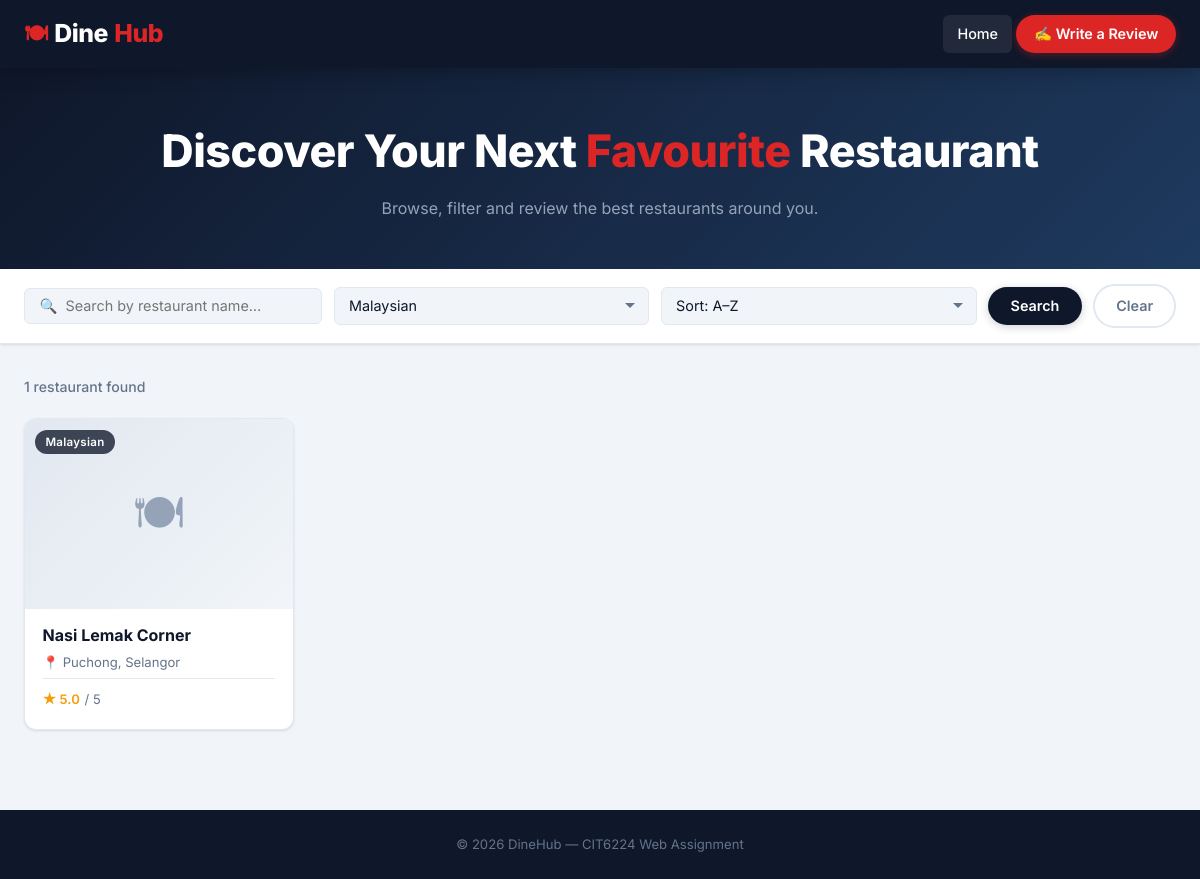
The page /index.php?cuisine=Malaysian on the database its author committed.
### tables this page shows
CREATE TABLE IF NOT EXISTS restaurants (
    id INT AUTO_INCREMENT PRIMARY KEY,
    name VARCHAR(100) NOT NULL,
    cuisine_type VARCHAR(50) NOT NULL,
    location VARCHAR(150) NOT NULL,
    description TEXT,
    opening_hours VARCHAR(100),
    image VARCHAR(255) DEFAULT 'default.jpg',
    created_at TIMESTAMP DEFAULT CURRENT_TIMESTAMP
);

### index.php (the view, shortened to what this page needs)
<?php
require_once 'db.php';
$search  = isset($_GET['search'])  ? trim($_GET['search'])  : '';
$cuisine = isset($_GET['cuisine']) ? trim($_GET['cuisine']) : '';
$sort    = isset($_GET['sort'])    ? trim($_GET['sort'])    : 'name_asc';
$conditions = [];
$params     = [];
if ($cuisine !== '') {
    $conditions[] = 'r.cuisine_type = :cuisine';
    $params[':cuisine'] = $cuisine;
}
$where = count($conditions) > 0
    ? 'WHERE ' . implode(' AND ', $conditions)
    : '';
$orderBy = match($sort) {
    'rating_desc' => 'avg_rating DESC NULLS LAST',
    'name_asc'    => 'r.name ASC',
    default       => 'r.name ASC',
};
$sql = "
    SELECT r.id, r.name, r.cuisine_type, r.location, r.image,
           ROUND(avg_sub.avg_rating, 1) AS avg_rating
    FROM   restaurants r
    LEFT JOIN (
        SELECT restaurant_id, AVG(rating) AS avg_rating
        FROM   reviews
        GROUP  BY restaurant_id
    ) avg_sub ON avg_sub.restaurant_id = r.id
    $where
    ORDER BY $orderBy
";
$stmt = $pdo->prepare($sql);
$stmt->execute($params);
$restaurants = $stmt->fetchAll();
$cuisineStmt = $pdo->query("SELECT DISTINCT cuisine_type FROM restaurants ORDER BY cuisine_type");
$cuisines    = $cuisineStmt->fetchAll(PDO::FETCH_COLUMN);
require_once 'includes/header.php';
?>
<section class="hero">
    <h1>Discover Your Next <span>Favourite</span> Restaurant</h1>
    <p>Browse, filter and review the best restaurants around you.</p>
</section>
<div class="filter-bar">
    <form class="filter-inner" method="get" action="index.php">
        <input type="text"
               name="search"
               placeholder="🔍  Search by restaurant name…"
               value="<?= htmlspecialchars($search) ?>">
        <select name="cuisine">
            <?php foreach ($cuisines as $c): ?>
                <option value="<?= htmlspecialchars($c) ?>"
                    <?= $cuisine === $c ? 'selected' : '' ?>>
                    <?= htmlspecialchars($c) ?>
                </option>
            <?php endforeach; ?>
        </select>
        <select name="sort">
            <option value="name_asc"    <?= $sort === 'name_asc'    ? 'selected' : '' ?>>Sort: A–Z</option>
        </select>
        <button type="submit" class="btn btn-search">Search</button>
        <?php if ($search !== '' || $cuisine !== '' || $sort !== 'name_asc'): ?>
            <a href="index.php" class="btn btn-ghost">Clear</a>
        <?php endif; ?>
    </form>
</div>
<div class="main-container">
    <div class="results-meta">
        <span class="count">
            <?= count($restaurants) ?> restaurant<?= count($restaurants) !== 1 ? 's' : '' ?> found
        </span>
    </div>
    <?php if (count($restaurants) === 0): ?>
        <div class="empty-state">
            <div class="empty-icon">🍽</div>
            <h3>No restaurants found</h3>
            <p>Try a different search term or <a href="index.php">clear all filters</a>.</p>
        </div>
    <?php else: ?>
        <div class="card-grid">
            <?php foreach ($restaurants as $row): ?>
                <a class="card" href="restaurant.php?id=<?= (int) $row['id'] ?>">
                    <div class="card-img-wrap">
                        <?php if (!empty($row['image']) && file_exists(__DIR__ . '/uploads/' . $row['image'])): ?>
                            <img src="uploads/<?= htmlspecialchars($row['image']) ?>"
                                 alt="<?= htmlspecialchars($row['name']) ?>">
                        <?php else: ?>
                            <div class="no-image">🍽</div>
                        <?php endif; ?>
                        <span class="card-badge"><?= htmlspecialchars($row['cuisine_type']) ?></span>
                    </div>
                    <div class="card-body">
                        <div class="card-name"><?= htmlspecialchars($row['name']) ?></div>
                        <div class="card-location">
                            📍 <?= htmlspecialchars($row['location']) ?>
                        </div>
                        <div class="card-rating">
                            <?php if ($row['avg_rating'] !== null): ?>
                                ★ <?= $row['avg_rating'] ?> <span style="color:var(--text-muted);font-weight:400">/ 5</span>
                            <?php else: ?>
                                <span class="no-rating">No reviews yet</span>
                            <?php endif; ?>
                        </div>
                    </div>
                </a>
            <?php endforeach; ?>
        </div>
    <?php endif; ?>
</div>
<?php require_once 'includes/footer.php'; ?>

### style.css (style rules this page uses)
:root { --navy: #0f172a; --navy-mid: #1e293b; --red: #dc2626; --red-dark: #b91c1c; --red-light: #fef2f2; --amber: #f59e0b; --green: #16a34a; --green-light: #f0fdf4; --bg: #f1f5f9; --surface: #ffffff; --border: #e2e8f0; --text: #0f172a; --text-muted: #64748b; --radius-sm: 6px; --radius: 12px; --radius-lg: 20px; --shadow-sm: 0 1px 3px rgba(0,0,0,.08), 0 1px 2px rgba(0,0,0,.04); --shadow: 0 4px 16px rgba(0,0,0,.08), 0 2px 6px rgba(0,0,0,.04); --shadow-lg: 0 12px 40px rgba(0,0,0,.12), 0 4px 12px rgba(0,0,0,.06); --transition: 0.22s ease; --nav-height: 68px; }
*, *::before, *::after { box-sizing: border-box; margin: 0; padding: 0; }
html { scroll-behavior: smooth; }
body { font-family: 'Inter', 'Segoe UI', Arial, sans-serif; background: var(--bg); color: var(--text); line-height: 1.6; padding-top: var(--nav-height); }
a { text-decoration: none; color: inherit; }
.hero { background: linear-gradient(135deg, var(--navy) 0%, #1e3a5f 100%); color: #fff; padding: 3rem 1.5rem; text-align: center; }
.hero h1 { font-size: clamp(1.8rem, 4vw, 2.8rem); font-weight: 800; letter-spacing: -0.5px; margin-bottom: 0.5rem; }
.hero h1 span { color: var(--red); }
.hero p { color: #94a3b8; font-size: 1rem; max-width: 480px; margin: 0 auto; }
.filter-bar { background: var(--surface); border-bottom: 1px solid var(--border); box-shadow: var(--shadow-sm); position: sticky; top: var(--nav-height); z-index: 100; }
.filter-inner { max-width: 1200px; margin: 0 auto; padding: 0.9rem 1.5rem; display: flex; gap: 0.7rem; flex-wrap: wrap; align-items: center; }
.filter-inner input[type="text"], .filter-inner select { padding: 0.55rem 0.9rem; border: 1.5px solid var(--border); border-radius: var(--radius-sm); font-size: 0.9rem; font-family: inherit; color: var(--text); background: var(--bg); flex: 1; min-width: 150px; transition: border-color var(--transition), box-shadow var(--transition); appearance: none; -webkit-appearance: none; }
.filter-inner select { background-repeat: no-repeat; background-position: right 0.75rem center; padding-right: 2rem; }
.btn { display: inline-flex; align-items: center; gap: 0.35rem; padding: 0.55rem 1.3rem; border-radius: 100px; font-size: 0.9rem; font-weight: 600; font-family: inherit; cursor: pointer; border: 2px solid transparent; transition: background var(--transition), color var(--transition), transform var(--transition), box-shadow var(--transition), border-color var(--transition); white-space: nowrap; text-decoration: none; }
.btn-ghost { background: transparent; color: var(--text-muted); border-color: var(--border); }
.btn-search { background: var(--navy); color: #fff; box-shadow: 0 2px 8px rgba(15,23,42,.2); }
.main-container { max-width: 1200px; margin: 0 auto; padding: 2rem 1.5rem; }
.results-meta { display: flex; align-items: center; justify-content: space-between; margin-bottom: 1.25rem; flex-wrap: wrap; gap: 0.5rem; }
.results-meta .count { font-size: 0.88rem; color: var(--text-muted); font-weight: 500; }
.card-grid { display: grid; grid-template-columns: repeat(auto-fill, minmax(260px, 1fr)); gap: 1.5rem; }
.card { background: var(--surface); border-radius: var(--radius); overflow: hidden; box-shadow: var(--shadow-sm); border: 1px solid var(--border); transition: transform var(--transition), box-shadow var(--transition); display: flex; flex-direction: column; color: inherit; text-decoration: none; }
.card-img-wrap { position: relative; overflow: hidden; height: 190px; flex-shrink: 0; }
.card-img-wrap .no-image { width: 100%; height: 100%; background: linear-gradient(135deg, #e2e8f0, #f1f5f9); display: flex; align-items: center; justify-content: center; font-size: 3rem; color: #94a3b8; }
.card-badge { position: absolute; top: 0.65rem; left: 0.65rem; background: rgba(15, 23, 42, 0.78); backdrop-filter: blur(6px); color: #fff; font-size: 0.72rem; font-weight: 600; padding: 3px 10px; border-radius: 100px; letter-spacing: 0.3px; }
.card-body { padding: 1rem 1.1rem 1.2rem; flex: 1; display: flex; flex-direction: column; gap: 0.35rem; }
.card-name { font-size: 1rem; font-weight: 700; color: var(--text); line-height: 1.3; }
.card-location { font-size: 0.82rem; color: var(--text-muted); display: flex; align-items: center; gap: 0.25rem; }
.card-rating { margin-top: auto; padding-top: 0.6rem; border-top: 1px solid var(--border); font-size: 0.82rem; color: var(--amber); font-weight: 600; display: flex; align-items: center; gap: 0.3rem; }

### rows shown on the page
restaurants: cuisine_type "Malaysian", name "Nasi Lemak Corner", location "Puchong, Selangor", avg_rating "5.0"

### other values the page prints
count($restaurants) "1"
form field cuisine "Malaysian"
